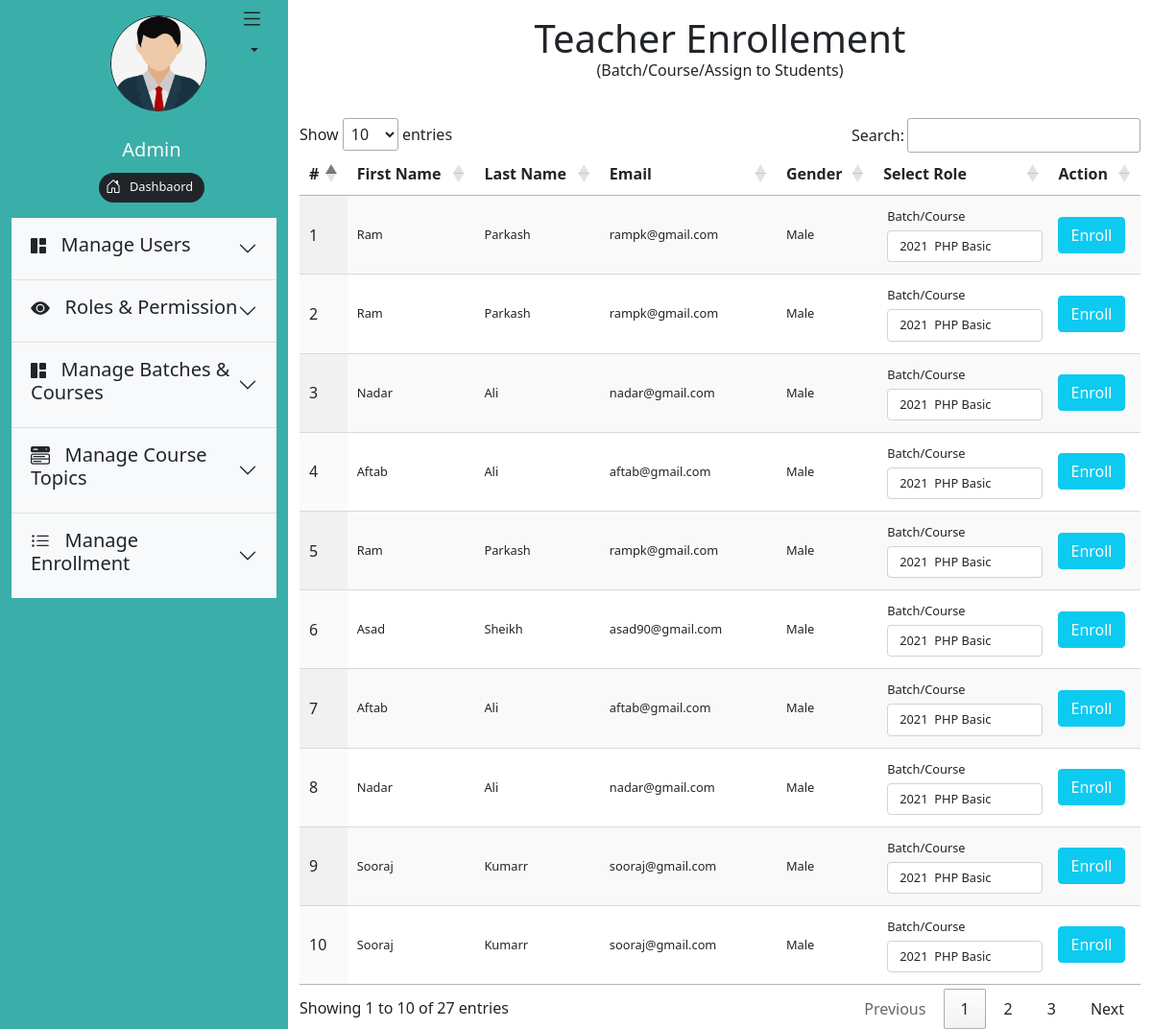
Page /admin/teacher_enrollment.php on the committed database.
### tables this page shows
CREATE TABLE `user_role` (
  `user_role_id` int(11) NOT NULL AUTO_INCREMENT,
  `user_id` int(11) DEFAULT NULL,
  `role_id` int(11) DEFAULT NULL,
  `status_id` int(11) DEFAULT NULL,
  `created_at` datetime DEFAULT NULL,
  `updated_at` datetime DEFAULT NULL,
  PRIMARY KEY (`user_role_id`),
  KEY `user_id` (`user_id`),
  KEY `role_id` (`role_id`),
  CONSTRAINT `user_role_ibfk_1` FOREIGN KEY (`user_id`) REFERENCES `users` (`user_id`) ON DELETE CASCADE ON UPDATE CASCADE,
  CONSTRAINT `user_role_ibfk_2` FOREIGN KEY (`role_id`) REFERENCES `roles` (`role_id`) ON DELETE CASCADE ON UPDATE CASCADE
);

CREATE TABLE `users` (
  `user_id` int(11) NOT NULL AUTO_INCREMENT,
  `approved_by` int(11) DEFAULT NULL,
  `status_id` int(11) DEFAULT NULL,
  `first_name` varchar(100) DEFAULT NULL,
  `last_name` varchar(100) DEFAULT NULL,
  `email` varchar(100) DEFAULT NULL,
  `password` text DEFAULT NULL,
  `gender` enum('Male','Female') DEFAULT NULL,
  `date_of_birth` date DEFAULT NULL,
  `image` blob DEFAULT NULL,
  `home_town` text DEFAULT NULL,
  `is_approve` enum('Pending','Approved','Rejected') DEFAULT 'Pending',
  `created_at` datetime DEFAULT NULL,
  `updated_at` datetime DEFAULT NULL,
  PRIMARY KEY (`user_id`),
  UNIQUE KEY `email` (`email`),
  KEY `approved_by` (`approved_by`),
  CONSTRAINT `users_ibfk_1` FOREIGN KEY (`approved_by`) REFERENCES `user_role` (`user_role_id`) ON DELETE CASCADE ON UPDATE CASCADE
);

### admin/teacher_enrollment.php (the view, shortened to what this page needs)
<?php
require_once("require/header.php");
require_once("../require/database_connection.php");
?>
<div class="col-sm-9">
<h1 class="display-6 p-3 text-center">Teacher Enrollement<p class="fs-6">(Batch/Course/Assign to Students)</p></h1>
<table id="example" class="display">
    <thead>
        <tr>
            <th>#</th>
            <th>First Name</th>
            <th>Last Name</th>
            <th>Email</th>
            <th>Gender</th>
            <th>Select Role</th>
            <th>Action</th>
        </tr>
    </thead>
    <tbody>
        <?php $count = 1 ?>
        <?php  $query=" SELECT * FROM users u JOIN  user_role
                            USING(user_id) JOIN roles USING(role_id)
                            WHERE u.user_id IN
                            ( SELECT u.user_id FROM users u
                            INNER JOIN user_role ur ON u.user_id = ur.user_id
                            INNER JOIN roles r ON r.role_id = ur.role_id
                            AND ur.`role_id`= 2 AND ur.`status_id` = 1 )
                            AND u.is_approve = 'approved' AND u.status_id = '1' ";
            $result = mysqli_query($connection, $query);
            while($data = mysqli_fetch_assoc($result)){
        ?>
        <tr>
            <td><?php echo $count++; ?></td>
            <td style="font-size:0.8em;"><?php echo $data['first_name']?></td>
            <td style="font-size:0.8em;"><?php echo $data['last_name']?></td>
            <td style="font-size:0.8em;"><?php echo $data['email']?></td>
            <td style="font-size:0.8em;"><?php echo $data['gender']?></td>
        <?php
            $query="SELECT *FROM batches
                    JOIN batch_course USING(batch_id)
                    JOIN `courses` USING(course_id)
                    WHERE batch_course.status_id = 3 ";
            $result2 = mysqli_query($connection, $query);
        ?>
            <form method="POST" action="student_enrollment.php">
            <td>
                <span class="text-center mx-1"  style="font-size:0.8em;">Batch/Course</span>
                <select class="form-control m-1" name="batch_course_id" style="font-size:0.8em;">
                <?php
                while($fetch = mysqli_fetch_assoc($result2)) {
                    ?>
                        <option value="<?php echo $fetch['batch_course_id']?>">
                            <?php echo $fetch['batch_title']."&nbsp;&nbsp;".$fetch['course_title'] ?>
                        </option>
                    <?php
                    }
                ?>
                </select>
            </td>
            <td>
                <button class="btn btn-info text-light" type="submit" name="enroll_batch_course">Enroll</button><br/>
            </td>
        </tr>
<?php } ?>
    </tbody>
</table>
</body>
</html>
<?php require_once("require/footer.php"); ?>

### rows in the picture
user_role: user.first_name "Ram", user.last_name "Parkash", user.email "rampk@gmail.com", user.gender "Male"
user_role: user.first_name "Ram", user.last_name "Parkash", user.email "rampk@gmail.com", user.gender "Male"
user_role: user.first_name "Nadar", user.last_name "Ali", user.email "nadar@gmail.com", user.gender "Male"
user_role: user.first_name "Aftab", user.last_name "Ali", user.email "aftab@gmail.com", user.gender "Male"
user_role: user.first_name "Ram", user.last_name "Parkash", user.email "rampk@gmail.com", user.gender "Male"
user_role: user.first_name "Asad", user.last_name "Sheikh", user.email "asad90@gmail.com", user.gender "Male"
user_role: user.first_name "Aftab", user.last_name "Ali", user.email "aftab@gmail.com", user.gender "Male"
user_role: user.first_name "Nadar", user.last_name "Ali", user.email "nadar@gmail.com", user.gender "Male"
user_role: user.first_name "Sooraj", user.last_name "Kumarr", user.email "sooraj@gmail.com", user.gender "Male"
user_role: user.first_name "Sooraj", user.last_name "Kumarr", user.email "sooraj@gmail.com", user.gender "Male"

### other values in the picture
form field batch_course_id "2021 PHP Basic"
